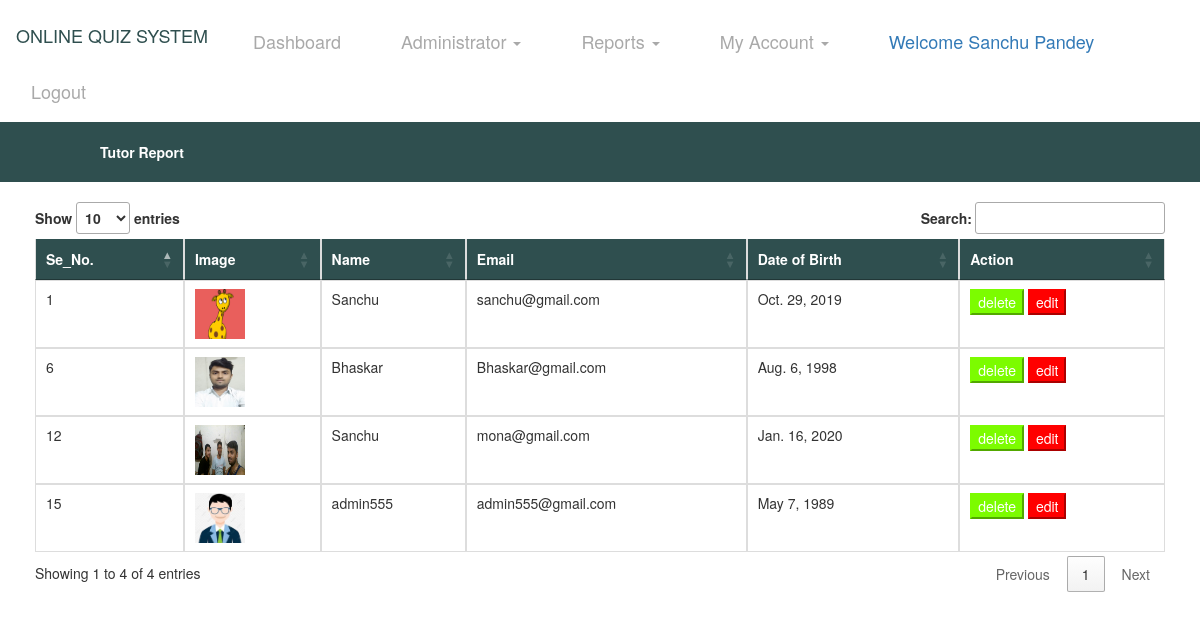
Screenshot of /tutorreport/ (signed in) with the database file from the repository.
### Quiz/models.py (models this page shows, shortened)
class UserDetail(models.Model):
    user = models.ForeignKey(User, on_delete=models.CASCADE, null=True)
    cat = models.CharField(max_length=30, null=True)
    gender = models.CharField(max_length=30, null=True)
    mobile = models.CharField(max_length=10, null=True)
    add1 = models.CharField(max_length=100, null=True)
    add2 = models.CharField(max_length=100, null=True)
    city = models.CharField(max_length=50, null=True)
    state = models.CharField(max_length=50, null=True)
    country = models.CharField(max_length=50, null=True)
    img = models.FileField(null=True)
    dob = models.DateField(null=True)

### Quiz/views.py (the view)
# urls.py: path('tutorreport/', TutorReport, name='tutorreport'),
def TutorReport(request):
    if not request.user.is_authenticated:
        return redirect('tutorlogin')
    tutor = []
    for i in UserDetail.objects.all():
        if i.cat == "tutor":
            tutor.append(i)
    d = {'userdetail': tutor}
    return render(request,'tutorreport.html',d)

### Quiz/templates/tutorreport.html (shortened to what this page needs)
{% extends 'base2.html' %}
{% load static %}
{% block body %}
<div style="background-color:DarkSlateGrey;padding:20px">
        <table width="1000" align="center">
    <tr><th style="color:white">Tutor Report</th>
    </tr>
</table>
</div>
<div class="container" style="padding:20px;border:0px solid white">
<table class="table table-bordered" id="myTable" style="border:0px solid white">
  <thead style="background-color:DarkSlateGrey;color:white;border-color:white">
  <tr>
    <th>Se_No.</th>
    <th>Image</th>
      <th> Name</th>
    <th>Email</th>
       <th> Date of Birth</th>
    <th>Action</th>
  </tr>
  </thead>
   <tbody style="border-color:white">
    {% for i in userdetail %}
  <tr>
    <td>{{i.id}}</td>
    <td><img src="{{i.img.url}}" style="width:50px;height:50px"></td>
      <td>{{i.user.first_name}}</td>
      <td>{{i.user.email}}</td>
      <td>{{i.dob}}</td>
    <td><a href="{% url 'deletetutor' i.id %}"><button class="button button1">delete</button></a>
      <a href="{% url 'edittutor' i.id %}"><button class="button button2">edit</button></a></td>
  </tr>
    {% endfor %}
    </tbody>
</table>
</div>
{% endblock %}

### Quiz/templates/base2.html (shortened to what this page needs)
<!DOCTYPE html>
<html lang="en">
<head>
    {% load static %}
  <link rel="stylesheet" href="https://maxcdn.bootstrapcdn.com/bootstrap/3.4.0/css/bootstrap.min.css">
  <link rel = stylesheet href = "//cdn.datatables.net/1.10.19/css/jquery.dataTables.min.css">
</head>
<body>
<nav class="navbar navbar-expand-sm bg-info navbar-dark" style="background-color:white">
    <ul class="nav navbar-nav">
      <li class="navbar-brand" style="color:DarkSlateGrey"><h4>ONLINE QUIZ SYSTEM</h4></li>
            <li class="navbar-brand"><a href="{% url 'userdashboard' %}" style="color:darkgrey">Dashboard</a></li>
      <li class="navbar-brand"><a class="dropdown-toggle" data-toggle="dropdown" href="#" style="color:darkgrey;bottom-padding:18px">Administrator  <span class="caret"></span></a>
      </li>
      <li class="navbar-brand"><a class="dropdown-toggle" data-toggle="dropdown" href="#" style="color:darkgrey;bottom-padding:18px">Reports  <span class="caret"></span></a>
      </li>
      <li class="navbar-brand"><a class="dropdown-toggle" data-toggle="dropdown" href="#" style="color:darkgrey;bottom-padding:18px">My Account  <span class="caret"></span></a>
      </li>
        <li class="navbar-brand"> <a href="#" style="color:Black margin-top:25px">Welcome {{request.user.first_name}} {{request.user.last_name}}</a></li>
        <li class="navbar-brand"><a href="{% url 'logout' %}" style="color:darkgrey">Logout</a></li>
    </ul>
</nav>
{% block body %}
{% endblock %}
</body>
</html>

### Quiz/templates/tutorreport.html (style rules this page uses)
.button1 { background-color:LawnGreen; color:white; border-color:LawnGreen; }
.button2 { background-color:red; color:white; border-color:red; }
#myTable { border-color:white; }

### rows the page displays
UserDetail: id "1", img (picture), user.first_name "Sanchu", user.email "sanchu@gmail.com", dob "Oct. 29, 2019"
UserDetail: id "6", img (picture), user.first_name "Bhaskar", user.email "Bhaskar@gmail.com", dob "Aug. 6, 1998"
UserDetail: id "12", img (picture), user.first_name "Sanchu", user.email "mona@gmail.com", dob "Jan. 16, 2020"
UserDetail: id "15", img (picture), user.first_name "admin555", user.email "admin555@gmail.com", dob "May 7, 1989"

### other values shown
{{ request.user.first_name }} "Sanchu"
{{ request.user.last_name }} "Pandey"
